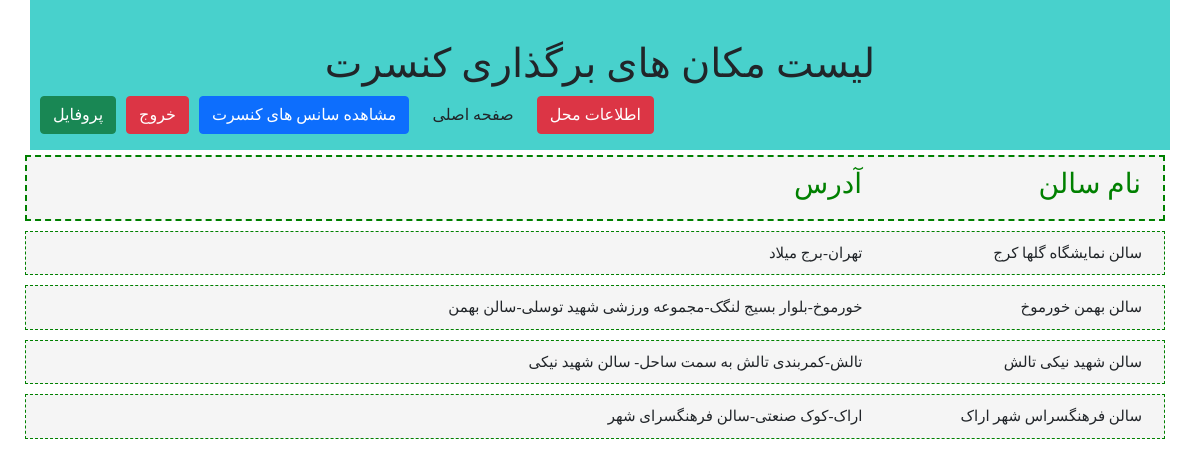
Page /ticketSales/location/list (signed in) on the committed database.
### ticketSales/models.py (models this page shows, shortened)
class locationModel(models.Model):
    class Meta:
        verbose_name='محل برگذاری'
        verbose_name_plural='محل برگذاری'
    IdNumber=models.IntegerField(primary_key=True,verbose_name='کد محل')
    Name=models.CharField(max_length=100,verbose_name='نام محل')
    Address=models.CharField(max_length=500,default='تهران-برج میلاد' ,verbose_name='آدرس')
    Phone=models.CharField(max_length=11, null=True,verbose_name='تلفن')
    capacity=models.IntegerField(verbose_name='ظرفیت')

### ticketSales/views.py (the view)
# urls.py: path('location/list', views.locationListView),
@login_required
def locationListView(request):
   locations=locationModel.objects.all()
   context={
      'locationlist':locations
   }
   return render(request,'ticketSales/locationlist.html',context)

### ticketSales/templates/ticketSales/locationList.html
{% extends 'ticketSales/layout.html' %}
{% block title %}
لیست مکان های برگذاری کنسرت
{% endblock title %}
{% block mainContent %}
   <div class='row locationHeader'>
      <div class='col-md-3'>
         <h3>نام سالن</h3>
      </div>
      <div class='col-md-9'>
         <h3>آدرس</h3>
      </div>
   </div>
   {% if locationlist %}
      {% for location in locationlist  %}
         <div class='row location'>
            <div class='col-md-3'>
               {{location.Name}}
            </div>
            <div class='col-md-9'>
               {{ location.Address }}
            </div>
         </div>
      {% endfor %}
   {% endif %}
{% endblock mainContent %}

### ticketSales/static/ticketSales/css/style.css (style rules this page uses)
body { font-family: 'IranSanse' !important; }
.location { margin: 5px; background-color: whitesmoke; font-size: 15px; border:1px dashed green; padding:10px; text-align: right; }
.locationHeader { background-color: whitesmoke; margin: 5px; text-align: right; font-size: 15px; border:2px dashed green; padding:10px; color:green }

### rows in the picture
locationModel: Name "سالن نمایشگاه گلها کرج", Address "تهران-برج میلاد"
locationModel: Name "سالن بهمن خورموخ", Address "خورموخ-بلوار بسیج لنگک-مجموعه ورزشی شهید توسلی-سالن بهمن"
locationModel: Name "سالن شهید نیکی تالش", Address "تالش-کمربندی تالش به سمت ساحل- سالن شهید نیکی"
locationModel: Name "سالن فرهنگسراس شهر اراک", Address "اراک-کوک صنعتی-سالن فرهنگسرای شهر"
